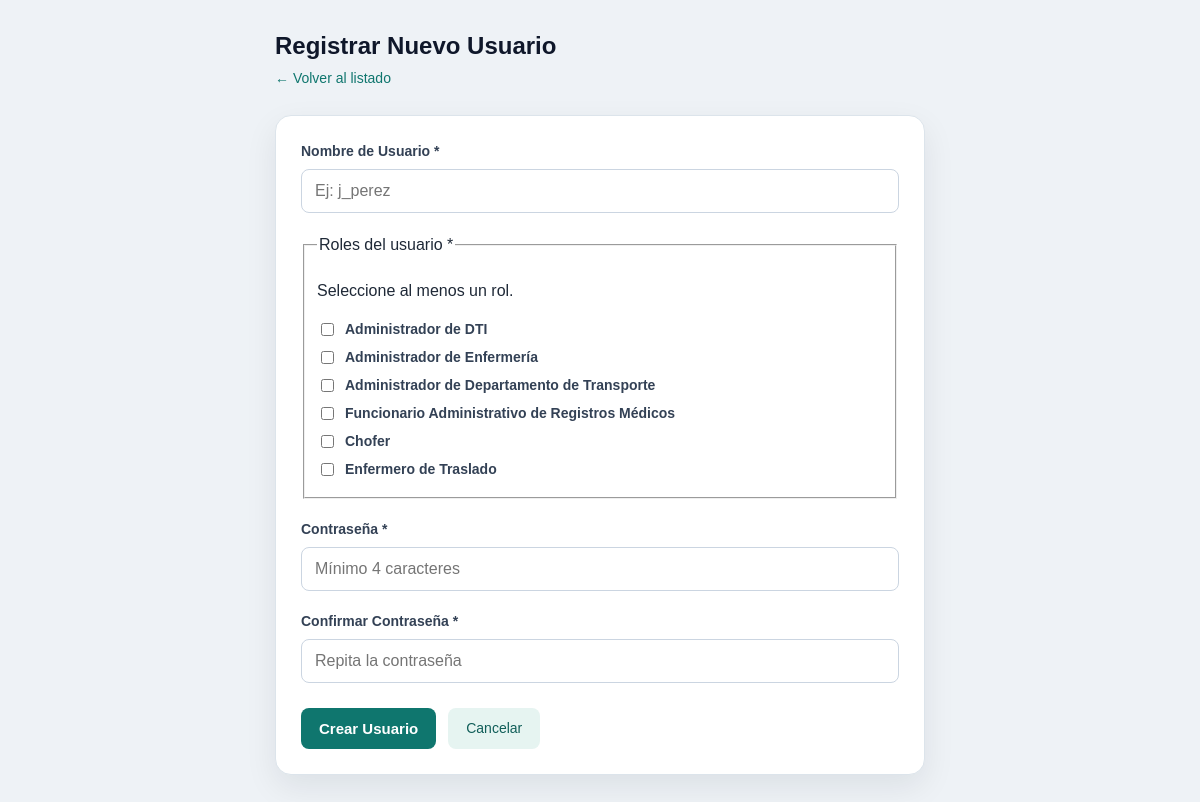
The page /usuario/Vista/crear.php (signed in) on the database as committed earlier.
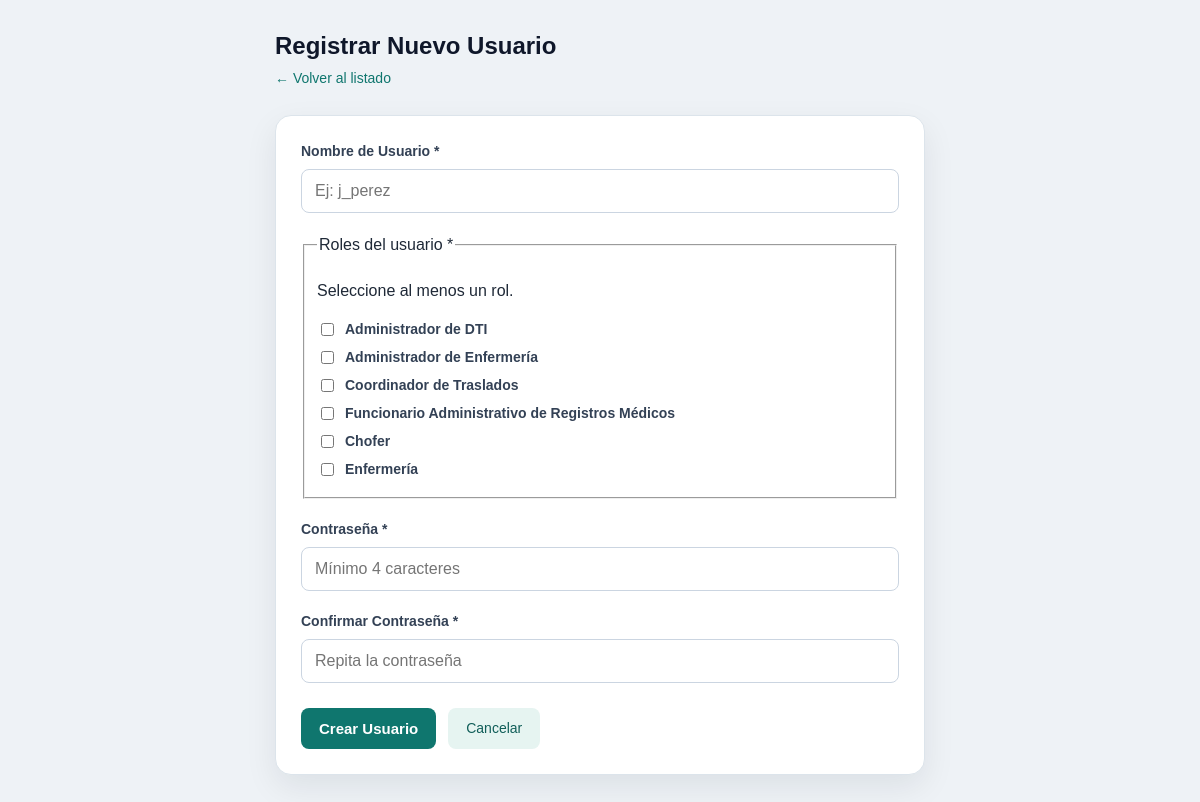
The same page on the database as committed later.
### tables this page shows
CREATE TABLE `rol` (
  `id_rol` int(11) NOT NULL,
  `nombre_rol` varchar(50) NOT NULL,
  `descripcion` varchar(255) DEFAULT NULL
);

### usuario/Model/UsuarioModelo.php (called while the page is built, shortened)
<?php
class UsuarioModelo
{
    public static function listarRoles(): array
    {
        $conexion = Conexion::conectar();
        $sql = "
            SELECT
                id_rol,
                nombre_rol,
                descripcion
            FROM rol
            ORDER BY id_rol ASC
        ";
        $consulta = $conexion->prepare($sql);
        $consulta->execute();
        return $consulta->fetchAll(PDO::FETCH_ASSOC);
    }
}

### usuario/Vista/crear.php (the view, shortened to what this page needs)
<?php
require_once __DIR__ . '/../Model/UsuarioModelo.php';
$roles = UsuarioModelo::listarRoles();
$previos = $_SESSION['datos_previos_usuario'] ?? [
    'nombre_usuario' => '',
    'ids_roles' => []
];
$rolesSeleccionados = $previos['ids_roles'] ?? [];
?>
<!DOCTYPE html>
<html lang="es">
<head>
    <link rel="stylesheet" href="../../serviciosComunes/vistaGeneral/assets/css/tema-institucional.css?v=20261021-1">
</head>
<body>
<div class="contenedor">
    <div class="cabecera-seccion">
        <h1>Registrar Nuevo Usuario</h1>
        <a href="listado.php" class="enlace-volver">← Volver al listado</a>
    </div>
    <form class="tarjeta-formulario" action="../Controlador/ControladorUsuarios.php" method="POST">
        <div class="campo">
            <label for="nombre_usuario">Nombre de Usuario *</label>
            <input type="text" id="nombre_usuario" name="nombre_usuario"
                   value="<?= htmlspecialchars($previos['nombre_usuario']) ?>"
                   placeholder="Ej: j_perez" required autofocus>
        </div>
               <fieldset class="campo">
            <legend>Roles del usuario *</legend>
            <p>Seleccione al menos un rol.</p>
            <?php foreach ($roles as $r): ?>
                <label
                    style="display: flex; align-items: center; gap: 8px;"
                >
                    <input
                        type="checkbox"
                        name="ids_roles[]"
                        value="<?= (int) $r['id_rol'] ?>"
                        style="width: auto;"
                        <?= in_array(
                            (int) $r['id_rol'],
                            $rolesSeleccionados,
                            true
                        ) ? 'checked' : '' ?>
                    >
                    <?= htmlspecialchars(
                        $r['nombre_rol'],
                        ENT_QUOTES,
                        'UTF-8'
                    ) ?>
                </label>
            <?php endforeach; ?>
        </fieldset>
        <div class="campo">
            <label for="password">Contraseña *</label>
            <input type="password" id="password" name="password" placeholder="Mínimo 4 caracteres" required>
        </div>
        <div class="campo">
            <label for="confirmar_password">Confirmar Contraseña *</label>
            <input type="password" id="confirmar_password" name="confirmar_password" placeholder="Repita la contraseña" required>
        </div>
        <div class="acciones-formulario">
            <button type="submit" class="boton boton-primario">Crear Usuario</button>
            <a href="listado.php" class="boton boton-secundario">Cancelar</a>
        </div>
    </form>
</div>
</body>
</html>

Rows that differ between the two databases and show on the page:
changed rol: nombre_rol "Administrador de Departamento de Transporte" → "Coordinador de Traslados"
changed rol: nombre_rol "Enfermero de Traslado" → "Enfermería"
